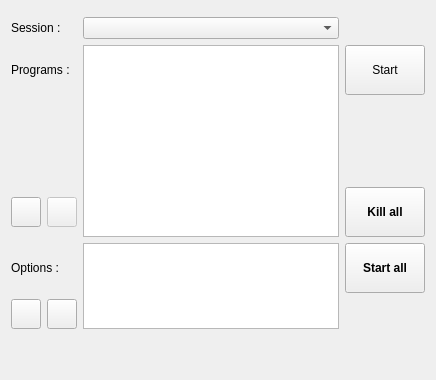
      <widget class="QWidget" name="sessions_tab">
       <attribute name="title">
        <string>Run session</string>
       </attribute>
       <attribute name="toolTip">
        <string>Tab to launch and customize the current session</string>
       </attribute>
       <layout class="QGridLayout" name="gridLayout_2">
        <item row="5" column="0" colspan="2">
         <widget class="QLabel" name="label_7">
          <property name="text">
           <string>Options :</string>
          </property>
         </widget>
        </item>
        <item row="2" column="2" rowspan="3">
         <widget class="QListWidget" name="programs">
          <property name="minimumSize">
           <size>
            <width>0</width>
            <height>0</height>
           </size>
          </property>
          <property name="maximumSize">
           <size>
            <width>16777215</width>
            <height>16777215</height>
           </size>
          </property>
          <property name="toolTip">
           <string>Programs running (green) and stopped (red)</string>
          </property>
          <property name="layoutDirection">
           <enum>Qt::LeftToRight</enum>
          </property>
          <property name="selectionBehavior">
           <enum>QAbstractItemView::SelectRows</enum>
          </property>
          <property name="iconSize">
           <size>
            <width>10</width>
            <height>10</height>
           </size>
          </property>
         </widget>
        </item>
        <item row="2" column="0" colspan="2">
         <widget class="QLabel" name="label_8">
          <property name="text">
           <string>Programs :</string>
          </property>
         </widget>
        </item>
        <item row="3" column="3">
         <spacer name="verticalSpacer_3">
          <property name="orientation">
           <enum>Qt::Vertical</enum>
          </property>
          <property name="sizeHint" stdset="0">
           <size>
            <width>20</width>
            <height>40</height>
           </size>
          </property>
         </spacer>
        </item>
        <item row="5" column="3">
         <widget class="QPushButton" name="start_all_button">
          <property name="sizePolicy">
           <sizepolicy hsizetype="Minimum" vsizetype="Fixed">
            <horstretch>0</horstretch>
            <verstretch>0</verstretch>
           </sizepolicy>
          </property>
          <property name="minimumSize">
           <size>
            <width>0</width>
            <height>50</height>
           </size>
          </property>
          <property name="maximumSize">
           <size>
            <width>16777215</width>
            <height>50</height>
           </size>
          </property>
          <property name="font">
           <font>
            <weight>75</weight>
            <italic>false</italic>
            <bold>true</bold>
            <underline>false</underline>
            <strikeout>false</strikeout>
            <kerning>true</kerning>
           </font>
          </property>
          <property name="toolTip">
           <string>Kill &amp; restart all programs</string>
          </property>
          <property name="text">
           <string>Start all</string>
          </property>
          <property name="icon">
           <iconset>
            <normaloff>icons/media-playback-start.svg</normaloff>icons/media-playback-start.svg</iconset>
          </property>
         </widget>
        </item>
        <item row="7" column="2">
         <spacer name="verticalSpacer_7">
          <property name="orientation">
           <enum>Qt::Vertical</enum>
          </property>
          <property name="sizeHint" stdset="0">
           <size>
            <width>20</width>
            <height>40</height>
           </size>
          </property>
         </spacer>
        </item>
        <item row="2" column="3">
         <widget class="QPushButton" name="play_stop_program">
          <property name="sizePolicy">
           <sizepolicy hsizetype="Preferred" vsizetype="Preferred">
            <horstretch>0</horstretch>
            <verstretch>0</verstretch>
           </sizepolicy>
          </property>
          <property name="minimumSize">
           <size>
            <width>0</width>
            <height>50</height>
           </size>
          </property>
          <property name="maximumSize">
           <size>
            <width>16777215</width>
            <height>50</height>
           </size>
          </property>
          <property name="toolTip">
           <string>Start / stop the selected program</string>
          </property>
          <property name="text">
           <string>Start</string>
          </property>
          <property name="icon">
           <iconset>
            <normaloff>icons/media-playback-start.svg</normaloff>icons/media-playback-start.svg</iconset>
          </property>
          <property name="autoDefault">
           <bool>false</bool>
          </property>
         </widget>
        </item>
        <item row="5" column="2" rowspan="2">
         <widget class="QListWidget" name="options">
          <property name="maximumSize">
           <size>
            <width>16777215</width>
            <height>16777215</height>
           </size>
          </property>
          <property name="toolTip">
           <string>Options of the selected program</string>
          </property>
         </widget>
        </item>
        <item row="4" column="0">
         <widget class="QPushButton" name="remove_program">
          <property name="sizePolicy">
           <sizepolicy hsizetype="Fixed" vsizetype="Fixed">
            <horstretch>0</horstretch>
            <verstretch>0</verstretch>
           </sizepolicy>
          </property>
          <property name="minimumSize">
           <size>
            <width>30</width>
            <height>30</height>
           </size>
          </property>
          <property name="maximumSize">
           <size>
            <width>30</width>
            <height>30</height>
           </size>
          </property>
          <property name="toolTip">
           <string>Remove a programs from the session</string>
          </property>
          <property name="text">
           <string/>
          </property>
          <property name="icon">
           <iconset>
            <normaloff>icons/list-remove.svg</normaloff>icons/list-remove.svg</iconset>
          </property>
          <property name="autoDefault">
           <bool>false</bool>
          </property>
         </widget>
        </item>
        <item row="1" column="2">
         <widget class="QComboBox" name="session">
          <property name="sizePolicy">
           <sizepolicy hsizetype="Preferred" vsizetype="Fixed">
            <horstretch>0</horstretch>
            <verstretch>0</verstretch>
           </sizepolicy>
          </property>
          <property name="toolTip">
           <string>Current session</string>
          </property>
         </widget>
        </item>
        <item row="4" column="3">
         <widget class="QPushButton" name="kill_all_button">
          <property name="sizePolicy">
           <sizepolicy hsizetype="Minimum" vsizetype="Fixed">
            <horstretch>0</horstretch>
            <verstretch>0</verstretch>
           </sizepolicy>
          </property>
          <property name="minimumSize">
           <size>
            <width>0</width>
            <height>50</height>
           </size>
          </property>
          <property name="maximumSize">
           <size>
            <width>16777215</width>
            <height>50</height>
           </size>
          </property>
          <property name="font">
           <font>
            <weight>75</weight>
            <italic>false</italic>
            <bold>true</bold>
            <underline>false</underline>
            <strikeout>false</strikeout>
            <kerning>true</kerning>
           </font>
          </property>
          <property name="toolTip">
           <string>Kill all running programs</string>
          </property>
          <property name="layoutDirection">
           <enum>Qt::LeftToRight</enum>
          </property>
          <property name="text">
           <string>Kill all</string>
          </property>
          <property name="icon">
           <iconset>
            <normaloff>icons/process-stop.svg</normaloff>icons/process-stop.svg</iconset>
          </property>
         </widget>
        </item>
        <item row="1" column="0" colspan="2">
         <widget class="QLabel" name="label_4">
          <property name="text">
           <string>Session :</string>
          </property>
         </widget>
        </item>
        <item row="4" column="1">
         <widget class="QPushButton" name="add_program">
          <property name="enabled">
           <bool>false</bool>
          </property>
          <property name="sizePolicy">
           <sizepolicy hsizetype="Fixed" vsizetype="Fixed">
            <horstretch>0</horstretch>
            <verstretch>0</verstretch>
           </sizepolicy>
          </property>
          <property name="minimumSize">
           <size>
            <width>30</width>
            <height>30</height>
           </size>
          </property>
          <property name="maximumSize">
           <size>
            <width>30</width>
            <height>30</height>
           </size>
          </property>
          <property name="toolTip">
           <string>Add a programs to the session</string>
          </property>
          <property name="text">
           <string/>
          </property>
          <property name="icon">
           <iconset>
            <normaloff>icons/list-add.svg</normaloff>icons/list-add.svg</iconset>
          </property>
          <property name="autoDefault">
           <bool>false</bool>
          </property>
         </widget>
        </item>
        <item row="6" column="0">
         <widget class="QPushButton" name="remove_option">
          <property name="sizePolicy">
           <sizepolicy hsizetype="Fixed" vsizetype="Fixed">
            <horstretch>0</horstretch>
            <verstretch>0</verstretch>
           </sizepolicy>
          </property>
          <property name="minimumSize">
           <size>
            <width>30</width>
            <height>30</height>
           </size>
          </property>
          <property name="maximumSize">
           <size>
            <width>30</width>
            <height>30</height>
           </size>
          </property>
          <property name="toolTip">
           <string>Remove the selected option</string>
          </property>
          <property name="text">
           <string/>
          </property>
          <property name="icon">
           <iconset>
            <normaloff>icons/list-remove.svg</normaloff>icons/list-remove.svg</iconset>
          </property>
          <property name="autoDefault">
           <bool>false</bool>
          </property>
         </widget>
        </item>
        <item row="6" column="1">
         <widget class="QPushButton" name="add_option">
          <property name="enabled">
           <bool>true</bool>
          </property>
          <property name="sizePolicy">
           <sizepolicy hsizetype="Fixed" vsizetype="Fixed">
            <horstretch>0</horstretch>
            <verstretch>0</verstretch>
           </sizepolicy>
          </property>
          <property name="minimumSize">
           <size>
            <width>30</width>
            <height>30</height>
           </size>
          </property>
          <property name="maximumSize">
           <size>
            <width>30</width>
            <height>30</height>
           </size>
          </property>
          <property name="toolTip">
           <string>Add an option to the selected program</string>
          </property>
          <property name="text">
           <string/>
          </property>
          <property name="icon">
           <iconset>
            <normaloff>icons/list-add.svg</normaloff>icons/list-add.svg</iconset>
          </property>
          <property name="autoDefault">
           <bool>false</bool>
          </property>
         </widget>
        </item>
        <item row="0" column="2">
         <widget class="ToolsMenu" name="tools_menu">
          <property name="minimumSize">
           <size>
            <width>0</width>
            <height>0</height>
           </size>
          </property>
          <property name="baseSize">
           <size>
            <width>200</width>
            <height>140</height>
           </size>
          </property>
          <property name="frameShape">
           <enum>QFrame::StyledPanel</enum>
          </property>
          <property name="frameShadow">
           <enum>QFrame::Raised</enum>
          </property>
         </widget>
        </item>
       </layout>
      </widget>
